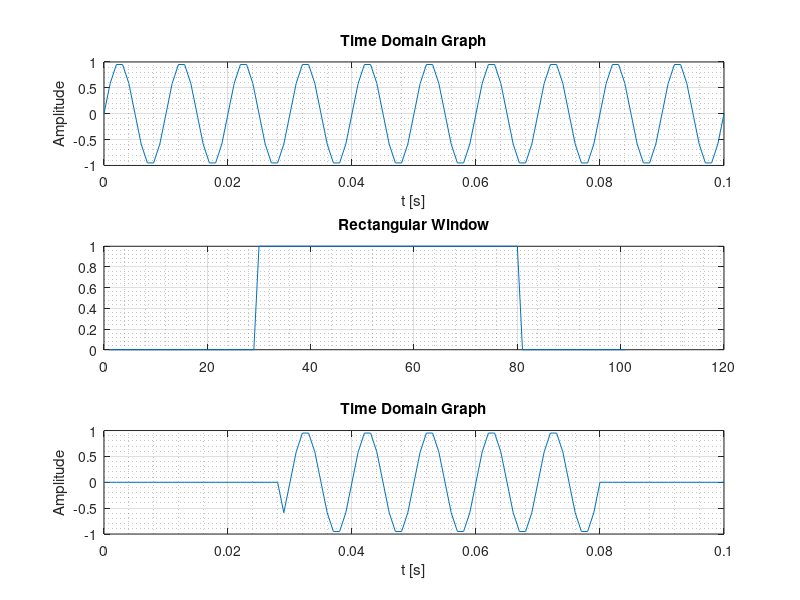

This figure's MATLAB source:
%% Appendix 9.1

clc; clear all; close all;
f1 = 100;
duration = 0.1;
Fmax = f1;
Fs = 10 * Fmax; 
Ts = 1 / Fs;
% Time base (discrete)
n = 0:Ts:duration;
% Amplitude vector
x1 = sin(2*pi*f1*n); % Simulates the "infinite" signal
% Rectangular window:
x2 = zeros(1, length(x1));
x2(30:80) = 1;
% Plot (time domain)
subplot(3,1,1)
plot(n, x1)
grid on; grid minor
title('Time Domain Graph');
xlabel('t [s]');
ylabel('Amplitude');
subplot(3,1,2)
plot(x2)
grid on; grid minor
title('Rectangular Window');
subplot(3,1,3)
x3 = x1 .* x2;
plot(n, x3)
grid on; grid minor
title('Time Domain Graph');
xlabel('t [s]');
ylabel('Amplitude');
